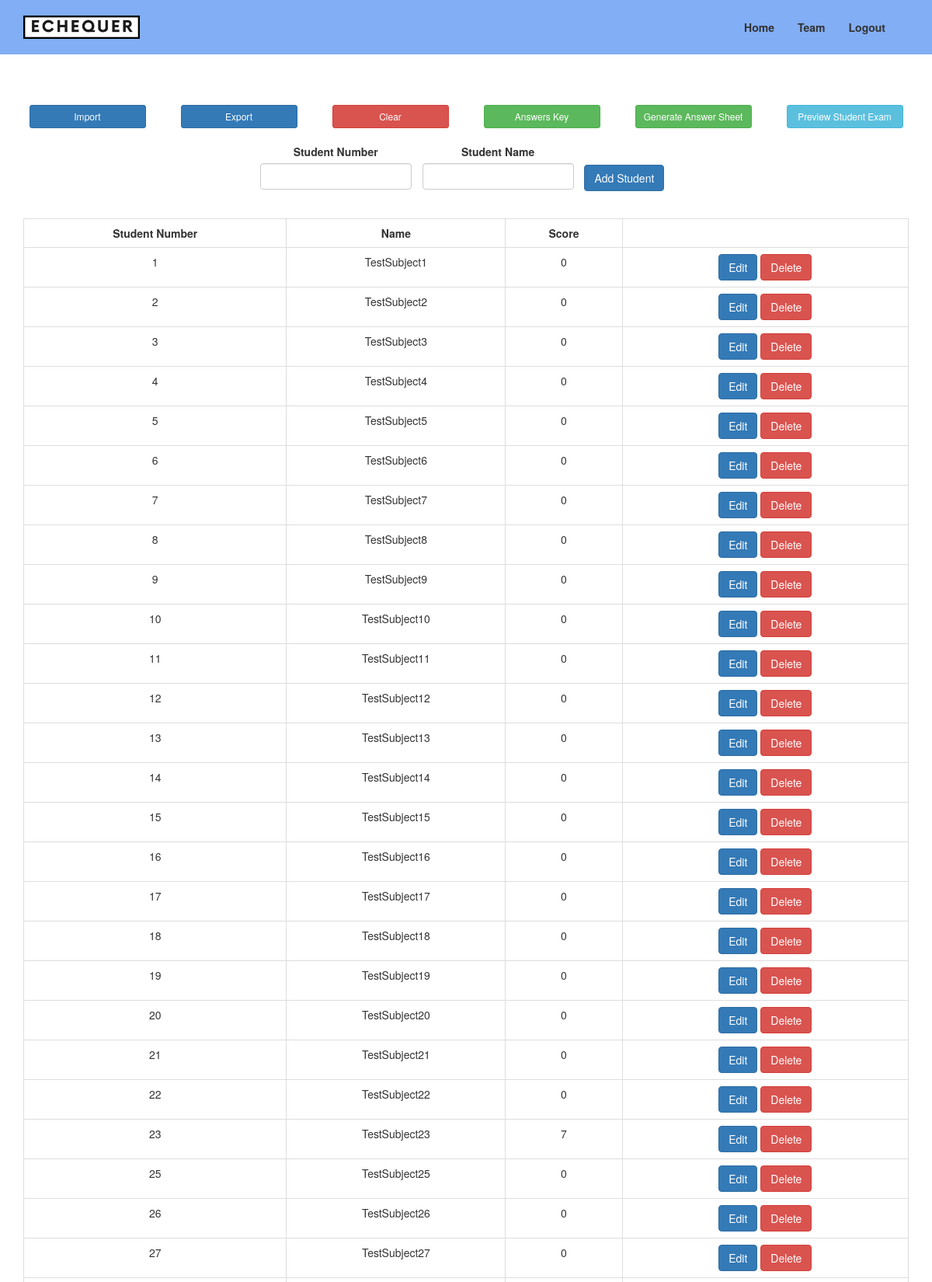
The app's page /home.php (upper part) with its own data.
### tables this page shows
CREATE TABLE `students_tbl` (
  `student_number` varchar(255) NOT NULL,
  `student_name` varchar(255) NOT NULL,
  `student_score` tinyint(4) NOT NULL,
  `student_exam` longblob NOT NULL
);

### home.php (the view, shortened to what this page needs)
<?php
include 'db.php';
$sql = "SELECT * FROM students_tbl";
$result = mysqli_query($con, $sql);
?>
<!DOCTYPE html>
<html>
<head>
  <link rel="stylesheet" href="https://maxcdn.bootstrapcdn.com/bootstrap/3.4.1/css/bootstrap.min.css">
</head>
<body>
  <?php include 'header.php'; ?>
  <div class="container"><br/><br/><br/>
    <div class="table-responsive" style="border: none; overflow-x: hidden;">
        <div class="row justify-content-center text-center">
        <div class="col-xs-12 col-sm-2">
        <button type="button" class="btn btn-primary btn-sm custom-btn" data-toggle="modal" data-target="#importModal" >Import</button>
        </div>
        <div class="col-xs-12 col-sm-2">
            <form method="post" action="process/export.php">
            <input type="submit" name="export" class="btn btn-primary btn-sm custom-btn" value="Export" /></form>
        </div>
        <div class="col-xs-12 col-sm-2">
        <form action="" method="post">
            <input type="submit" name="clear" class="btn btn-danger btn-sm custom-btn" value="Clear" /></form>
        </div>
        <div class="col-xs-12 col-sm-2">
        <form method="post" action="process/answer_key.php" formnovalidate>
        <input type="submit" name="clear" class="btn btn-success btn-sm custom-btn" value="Answers Key" /></form>
        </div>
        <div class="col-xs-12 col-sm-2">
        <form method="post" action="process/answer_sheet.php">
            <input type="submit" name="clear" class="btn btn-success btn-sm custom-btn" value="Generate Answer Sheet" /></form>
        </div>
        <div class="col-xs-12 col-sm-2">
        <form method="post" action="process/preview.php">
            <input type="submit" name="clear" class="btn btn-info btn-sm custom-btn" value="Preview Student Exam" /></form>
        </div>
        </div>
    </div>
        <br>
        <div class="form-container">
          <form id="create-form">
            <div class="form-group">
              <label for="student_number">Student Number</label>
              <input type="text" class="form-control" id="student_number" name="student_number" required autocomplete="off">
            </div>
            <div class="form-group">
              <label for="student_name">Student Name</label>
              <input type="text" class="form-control" id="student_name" name="student_name" required autocomplete="off">
            </div>
            <div class="form-group">
              <button type="submit" class="btn btn-primary mt">Add Student</button>
          </div>
        </form>
      </div>
    <br />
    <div class="table-responsive text-center">
  <table class="table table-bordered">
    <tr>
      <th class="text-center">Student Number</th>
      <th class="text-center">Name</th>
      <th class="text-center">Score</th>
    </tr>
    <?php
    while($row = mysqli_fetch_array($result))
    {
      echo '
      <tr>
        <td>'.$row["student_number"].'</td>
        <td>'.$row["student_name"].'</td>
        <td>'.$row["student_score"].'</td>
        <td>
          <button type="button" class="btn btn-primary" data-toggle="modal" data-target="#editModal'.$row["student_number"].'">Edit</button>
          <form method="POST" action="actions/delete.php" style="display:inline-block;">
            <input type="hidden" name="student_number" value="'.$row["student_number"].'">
            <button type="submit" class="btn btn-danger" onclick="return confirm(\'Are you sure you want to delete this record?\')">Delete</button>
          </form>
        </td>
      </tr>
      <div class="modal fade" id="editModal'.$row["student_number"].'" tabindex="-1" role="dialog" aria-labelledby="editModal'.$row["student_number"].'Label" aria-hidden="true">
        <div class="modal-dialog" role="document">
          <div class="modal-content">
            <div class="modal-header">
              <h5 class="modal-title" id="editModal'.$row["student_number"].'Label">Edit Student Record</h5>
              <button type="button" class="close" data-dismiss="modal" aria-label="Close">
                <span aria-hidden="true">&times;</span>
              </button>
            </div>
            <div class="modal-body">
              <form action="edit.php" method="POST">
                <div class="form-group">
                  <label for="student_number">Student Number</label>
                  <input type="text" class="form-control" id="student_number" name="student_number" value="'.$row["student_number"].'" readonly>
                </div>
                <div class="form-group">
                  <label for="student_name">Student Name</label>
                  <input type="text" class="form-control" id="student_name" name="student_name" value="'.$row["student_name"].'">
                </div>
                <div class="modal-footer">
                  <button type="button" class="btn btn-secondary" data-dismiss="modal">Close</button>
                  <button type="submit" class="btn btn-primary">Save changes</button>
                </div>
              </form>
            </div>
          </div>
        </div>
      </div>
      ';
    }
    ?>
  </table>
</div>
  </div>
</body>
</html>

### header.php (shortened to what this page needs)
<head>
  <link rel="stylesheet" href="https://maxcdn.bootstrapcdn.com/bootstrap/3.4.1/css/bootstrap.min.css">
</head>
<div class="container-fluid">
  <div class="row">
    <div class="col-sm-12">
      <div class="header">
        <a href="home.php"><img src="img/logo.png" alt="Logo"></a>
        <div class="collapse navbar-collapse" id="navbar-collapse">
          <ul class="nav navbar-nav">
            <li><a href="home.php">Home</a></li>
            <li><a href="team.php">Team</a></li>
            <li><a href="logout.php">Logout</a></li>
          </ul>
        </div>
      </div>
    </div>
  </div>
</div>

### home.php (style rules this page uses)
img { width: 150px; align-items: right; margin-bottom: 20px; margin-top: 20px; }
.custom-btn { font-size: 15px; margin-bottom: 20px; }
.form-group { display: inline-block; margin-right: 10px; }
.form-container { text-align: center; }
.table-responsive { border: none; }
.custom-btn { width: 150px; margin: 5px; }

### header.php (style rules this page uses)
.header { display: flex; justify-content: space-between; align-items: center; padding-left: 30px; padding-right: 30px; background-color: #82aef5; }
.container-fluid { padding-right: 0; padding-left: 0; margin-right: auto; margin-left: auto; width: 100%; max-width: none; overflow-x: hidden; }
.navbar-nav > li > a { color: #333; font-weight: bold; }

### records on screen
students_tbl: student_number "1", student_name "TestSubject1", student_score "0"
students_tbl: student_number "2", student_name "TestSubject2", student_score "0"
students_tbl: student_number "3", student_name "TestSubject3", student_score "0"
students_tbl: student_number "4", student_name "TestSubject4", student_score "0"
students_tbl: student_number "5", student_name "TestSubject5", student_score "0"
students_tbl: student_number "6", student_name "TestSubject6", student_score "0"
students_tbl: student_number "7", student_name "TestSubject7", student_score "0"
students_tbl: student_number "8", student_name "TestSubject8", student_score "0"
students_tbl: student_number "9", student_name "TestSubject9", student_score "0"
students_tbl: student_number "10", student_name "TestSubject10", student_score "0"
students_tbl: student_number "11", student_name "TestSubject11", student_score "0"
students_tbl: student_number "12", student_name "TestSubject12", student_score "0"
students_tbl: student_number "13", student_name "TestSubject13", student_score "0"
students_tbl: student_number "14", student_name "TestSubject14", student_score "0"
students_tbl: student_number "15", student_name "TestSubject15", student_score "0"
students_tbl: student_number "16", student_name "TestSubject16", student_score "0"
students_tbl: student_number "17", student_name "TestSubject17", student_score "0"
students_tbl: student_number "18", student_name "TestSubject18", student_score "0"
students_tbl: student_number "19", student_name "TestSubject19", student_score "0"
students_tbl: student_number "20", student_name "TestSubject20", student_score "0"
students_tbl: student_number "21", student_name "TestSubject21", student_score "0"
students_tbl: student_number "22", student_name "TestSubject22", student_score "0"
students_tbl: student_number "23", student_name "TestSubject23", student_score "7"
students_tbl: student_number "25", student_name "TestSubject25", student_score "0"
students_tbl: student_number "26", student_name "TestSubject26", student_score "0"
students_tbl: student_number "27", student_name "TestSubject27", student_score "0"
